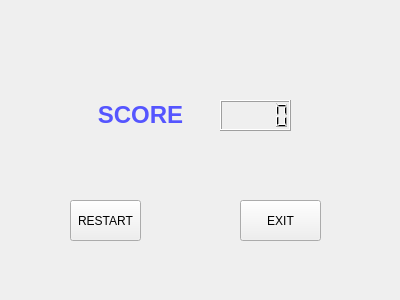
<?xml version="1.0" encoding="UTF-8"?>
<ui version="4.0">
 <class>result</class>
 <widget class="QWidget" name="result">
  <property name="geometry">
   <rect>
    <x>0</x>
    <y>0</y>
    <width>400</width>
    <height>300</height>
   </rect>
  </property>
  <property name="windowTitle">
   <string>Form</string>
  </property>
  <widget class="QLCDNumber" name="resultscore">
   <property name="geometry">
    <rect>
     <x>220</x>
     <y>100</y>
     <width>71</width>
     <height>31</height>
    </rect>
   </property>
  </widget>
  <widget class="QLabel" name="score">
   <property name="geometry">
    <rect>
     <x>90</x>
     <y>90</y>
     <width>101</width>
     <height>51</height>
    </rect>
   </property>
   <property name="text">
    <string>&lt;html&gt;&lt;head/&gt;&lt;body&gt;&lt;p align=&quot;center&quot;&gt;&lt;span style=&quot; font-size:18pt; font-weight:600; color:#5555ff;&quot;&gt;SCORE&lt;/span&gt;&lt;/p&gt;&lt;/body&gt;&lt;/html&gt;</string>
   </property>
  </widget>
  <widget class="QPushButton" name="restart">
   <property name="geometry">
    <rect>
     <x>70</x>
     <y>200</y>
     <width>71</width>
     <height>41</height>
    </rect>
   </property>
   <property name="text">
    <string>RESTART</string>
   </property>
  </widget>
  <widget class="QPushButton" name="exit">
   <property name="geometry">
    <rect>
     <x>240</x>
     <y>200</y>
     <width>81</width>
     <height>41</height>
    </rect>
   </property>
   <property name="text">
    <string>EXIT</string>
   </property>
  </widget>
 </widget>
 <resources/>
 <connections>
  <connection>
   <sender>exit</sender>
   <signal>clicked()</signal>
   <receiver>result</receiver>
   <slot>close()</slot>
   <hints>
    <hint type="sourcelabel">
     <x>298</x>
     <y>223</y>
    </hint>
    <hint type="destinationlabel">
     <x>333</x>
     <y>261</y>
    </hint>
   </hints>
  </connection>
 </connections>
</ui>
